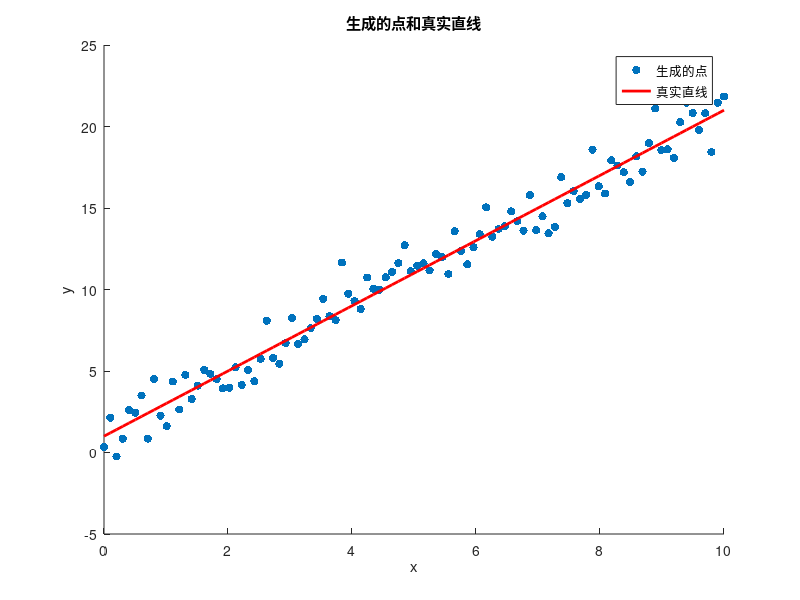

The MATLAB source for this figure:
clear
close all
% 步骤1：生成带有线性趋势的二维点
n = 100;  % 点的数量
a_true = 2;  % 真实直线的斜率
b_true = 1;  % 真实直线的截距
noise_std = 1;  % 噪声的标准差

% 生成穿过直线的点
x = linspace(0, 10, n);  % 生成x坐标
y_true = a_true*x + b_true;  % 计算真实的y坐标

% 添加噪声
noise = randn(1, n) * noise_std;  % 生成服从正态分布的噪声
y = y_true + noise;  % 添加噪声后的y坐标

% 绘制生成的点
figure;
scatter(x, y, 'filled');
hold on;
plot(x, y_true, 'r', 'LineWidth', 2);
xlabel('x');
ylabel('y');
title('生成的点和真实直线');
legend('生成的点', '真实直线');

% 步骤2：使用最小二乘法计算最佳拟合直线的斜率a和截距b
A = [x' ones(n, 1)];  % 构建设计矩阵A
coeff = (A' * A) \ (A' * y');  % 计算a和b的解
a_est = coeff(1);  % 估计的斜率
b_est = coeff(2);  % 估计的截距

% 步骤3：输出计算结果
disp(['最小二乘法估计的斜率a为：', num2str(a_est)]);
disp(['最小二乘法估计的截距b为：', num2str(b_est)]);

% 步骤4：使用polyfit函数进行对照
polyfit_coeff = polyfit(x, y, 1);  % 使用polyfit函数拟合一次多项式
polyfit_a = polyfit_coeff(1);  % polyfit计算的斜率
polyfit_b = polyfit_coeff(2);  % polyfit计算的截距

disp(['polyfit函数计算的斜率a为：', num2str(polyfit_a)]);
disp(['polyfit函数计算的截距b为：', num2str(polyfit_b)]);
